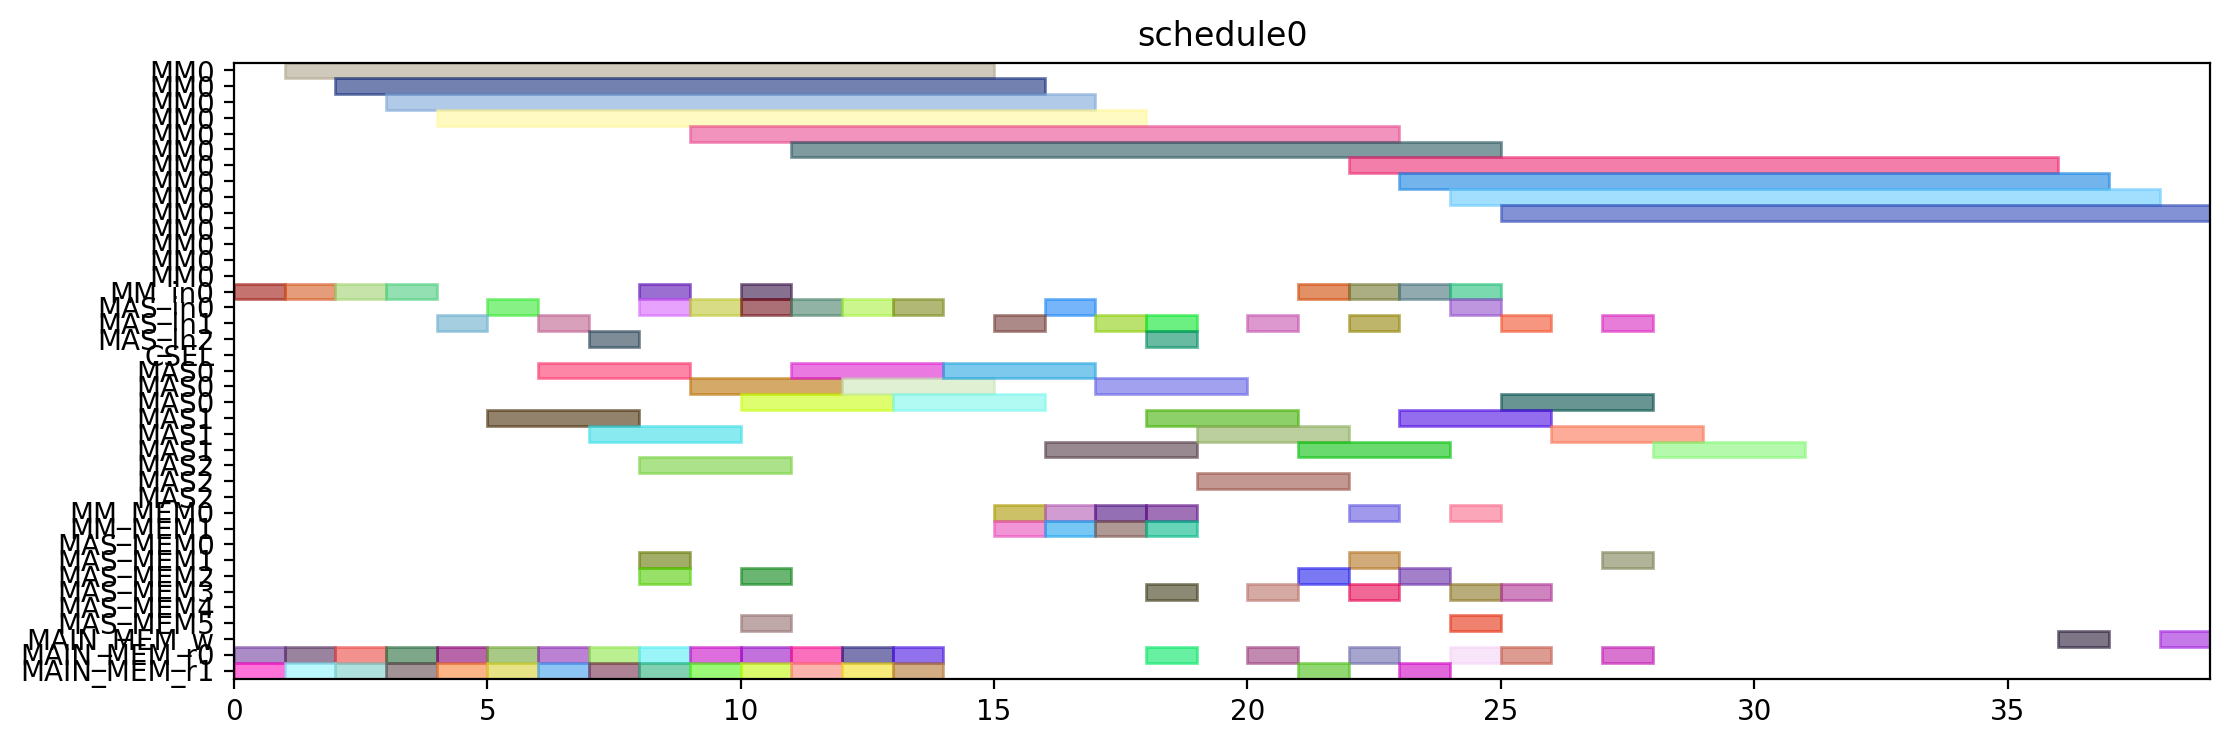

The Python source for this figure:
from pyschedule import Scenario, solvers, plotters, alt


def solve():
	horizon = 120
	S = Scenario("schedule0", horizon=horizon)

	# resource
	MM = S.Resources('MM', num=1, size=14)
	MM_in = S.Resources('MM_in', num=1)
	MAS_in = S.Resources('MAS_in', num=3)
	CSEL = S.Resource('CSEL')
	MAS = S.Resources('MAS', num=3, size=3, periods=range(1, horizon))
	MM_MEM = S.Resources('MM_MEM', num=2)
	MAS_MEM = S.Resources('MAS_MEM', num=6)
	MAIN_MEM_w = S.Resource('MAIN_MEM_w', size=1)
	MAIN_MEM_r = S.Resources('MAIN_MEM_r', num=2)

	# result of previous scheduling

	# new tasks
	t0_t0 = S.Task('t0_t0', length=14, delay_cost=1)
	t0_t0 += alt(MM)
	t0_t0_in = S.Task('t0_t0_in', length=1, delay_cost=1)
	t0_t0_in += alt(MM_in)
	S += t0_t0_in*MM_in[0]<=t0_t0*MM[0]
	t0_t0_mem0 = S.Task('t0_t0_mem0', length=1, delay_cost=1)
	t0_t0_mem0 += MAIN_MEM_r[0]
	S += t0_t0_mem0 <= t0_t0

	t0_t0_mem1 = S.Task('t0_t0_mem1', length=1, delay_cost=1)
	t0_t0_mem1 += MAIN_MEM_r[1]
	S += t0_t0_mem1 <= t0_t0

	t0_t1 = S.Task('t0_t1', length=14, delay_cost=1)
	t0_t1 += alt(MM)
	t0_t1_in = S.Task('t0_t1_in', length=1, delay_cost=1)
	t0_t1_in += alt(MM_in)
	S += t0_t1_in*MM_in[0]<=t0_t1*MM[0]
	t0_t1_mem0 = S.Task('t0_t1_mem0', length=1, delay_cost=1)
	t0_t1_mem0 += MAIN_MEM_r[0]
	S += t0_t1_mem0 <= t0_t1

	t0_t1_mem1 = S.Task('t0_t1_mem1', length=1, delay_cost=1)
	t0_t1_mem1 += MAIN_MEM_r[1]
	S += t0_t1_mem1 <= t0_t1

	t0_t2 = S.Task('t0_t2', length=3, delay_cost=1)
	t0_t2 += alt(MAS)
	t0_t2_in = S.Task('t0_t2_in', length=1, delay_cost=1)
	t0_t2_in += alt(MAS_in)
	S += t0_t2_in*MAS_in[0]<=t0_t2*MAS[0]

	S += t0_t2_in*MAS_in[1]<=t0_t2*MAS[1]

	S += t0_t2_in*MAS_in[2]<=t0_t2*MAS[2]

	t0_t2_mem0 = S.Task('t0_t2_mem0', length=1, delay_cost=1)
	t0_t2_mem0 += MAIN_MEM_r[0]
	S += t0_t2_mem0 <= t0_t2

	t0_t2_mem1 = S.Task('t0_t2_mem1', length=1, delay_cost=1)
	t0_t2_mem1 += MAIN_MEM_r[1]
	S += t0_t2_mem1 <= t0_t2

	t0_t3 = S.Task('t0_t3', length=3, delay_cost=1)
	t0_t3 += alt(MAS)
	t0_t3_in = S.Task('t0_t3_in', length=1, delay_cost=1)
	t0_t3_in += alt(MAS_in)
	S += t0_t3_in*MAS_in[0]<=t0_t3*MAS[0]

	S += t0_t3_in*MAS_in[1]<=t0_t3*MAS[1]

	S += t0_t3_in*MAS_in[2]<=t0_t3*MAS[2]

	t0_t3_mem0 = S.Task('t0_t3_mem0', length=1, delay_cost=1)
	t0_t3_mem0 += MAIN_MEM_r[0]
	S += t0_t3_mem0 <= t0_t3

	t0_t3_mem1 = S.Task('t0_t3_mem1', length=1, delay_cost=1)
	t0_t3_mem1 += MAIN_MEM_r[1]
	S += t0_t3_mem1 <= t0_t3

	t2_t0 = S.Task('t2_t0', length=14, delay_cost=1)
	t2_t0 += alt(MM)
	t2_t0_in = S.Task('t2_t0_in', length=1, delay_cost=1)
	t2_t0_in += alt(MM_in)
	S += t2_t0_in*MM_in[0]<=t2_t0*MM[0]
	t2_t0_mem0 = S.Task('t2_t0_mem0', length=1, delay_cost=1)
	t2_t0_mem0 += MAIN_MEM_r[0]
	S += t2_t0_mem0 <= t2_t0

	t2_t0_mem1 = S.Task('t2_t0_mem1', length=1, delay_cost=1)
	t2_t0_mem1 += MAIN_MEM_r[1]
	S += t2_t0_mem1 <= t2_t0

	t2_t1 = S.Task('t2_t1', length=14, delay_cost=1)
	t2_t1 += alt(MM)
	t2_t1_in = S.Task('t2_t1_in', length=1, delay_cost=1)
	t2_t1_in += alt(MM_in)
	S += t2_t1_in*MM_in[0]<=t2_t1*MM[0]
	t2_t1_mem0 = S.Task('t2_t1_mem0', length=1, delay_cost=1)
	t2_t1_mem0 += MAIN_MEM_r[0]
	S += t2_t1_mem0 <= t2_t1

	t2_t1_mem1 = S.Task('t2_t1_mem1', length=1, delay_cost=1)
	t2_t1_mem1 += MAIN_MEM_r[1]
	S += t2_t1_mem1 <= t2_t1

	t2_t2 = S.Task('t2_t2', length=3, delay_cost=1)
	t2_t2 += alt(MAS)
	t2_t2_in = S.Task('t2_t2_in', length=1, delay_cost=1)
	t2_t2_in += alt(MAS_in)
	S += t2_t2_in*MAS_in[0]<=t2_t2*MAS[0]

	S += t2_t2_in*MAS_in[1]<=t2_t2*MAS[1]

	S += t2_t2_in*MAS_in[2]<=t2_t2*MAS[2]

	t2_t2_mem0 = S.Task('t2_t2_mem0', length=1, delay_cost=1)
	t2_t2_mem0 += MAIN_MEM_r[0]
	S += t2_t2_mem0 <= t2_t2

	t2_t2_mem1 = S.Task('t2_t2_mem1', length=1, delay_cost=1)
	t2_t2_mem1 += MAIN_MEM_r[1]
	S += t2_t2_mem1 <= t2_t2

	t2_t3 = S.Task('t2_t3', length=3, delay_cost=1)
	t2_t3 += alt(MAS)
	t2_t3_in = S.Task('t2_t3_in', length=1, delay_cost=1)
	t2_t3_in += alt(MAS_in)
	S += t2_t3_in*MAS_in[0]<=t2_t3*MAS[0]

	S += t2_t3_in*MAS_in[1]<=t2_t3*MAS[1]

	S += t2_t3_in*MAS_in[2]<=t2_t3*MAS[2]

	t2_t3_mem0 = S.Task('t2_t3_mem0', length=1, delay_cost=1)
	t2_t3_mem0 += MAIN_MEM_r[0]
	S += t2_t3_mem0 <= t2_t3

	t2_t3_mem1 = S.Task('t2_t3_mem1', length=1, delay_cost=1)
	t2_t3_mem1 += MAIN_MEM_r[1]
	S += t2_t3_mem1 <= t2_t3

	t7_t2 = S.Task('t7_t2', length=3, delay_cost=1)
	t7_t2 += alt(MAS)
	t7_t2_in = S.Task('t7_t2_in', length=1, delay_cost=1)
	t7_t2_in += alt(MAS_in)
	S += t7_t2_in*MAS_in[0]<=t7_t2*MAS[0]

	S += t7_t2_in*MAS_in[1]<=t7_t2*MAS[1]

	S += t7_t2_in*MAS_in[2]<=t7_t2*MAS[2]

	t7_t2_mem0 = S.Task('t7_t2_mem0', length=1, delay_cost=1)
	t7_t2_mem0 += MAIN_MEM_r[0]
	S += t7_t2_mem0 <= t7_t2

	t7_t2_mem1 = S.Task('t7_t2_mem1', length=1, delay_cost=1)
	t7_t2_mem1 += MAIN_MEM_r[1]
	S += t7_t2_mem1 <= t7_t2

	t9_t2 = S.Task('t9_t2', length=3, delay_cost=1)
	t9_t2 += alt(MAS)
	t9_t2_in = S.Task('t9_t2_in', length=1, delay_cost=1)
	t9_t2_in += alt(MAS_in)
	S += t9_t2_in*MAS_in[0]<=t9_t2*MAS[0]

	S += t9_t2_in*MAS_in[1]<=t9_t2*MAS[1]

	S += t9_t2_in*MAS_in[2]<=t9_t2*MAS[2]

	t9_t2_mem0 = S.Task('t9_t2_mem0', length=1, delay_cost=1)
	t9_t2_mem0 += MAIN_MEM_r[0]
	S += t9_t2_mem0 <= t9_t2

	t9_t2_mem1 = S.Task('t9_t2_mem1', length=1, delay_cost=1)
	t9_t2_mem1 += MAIN_MEM_r[1]
	S += t9_t2_mem1 <= t9_t2

	t14_t2 = S.Task('t14_t2', length=3, delay_cost=1)
	t14_t2 += alt(MAS)
	t14_t2_in = S.Task('t14_t2_in', length=1, delay_cost=1)
	t14_t2_in += alt(MAS_in)
	S += t14_t2_in*MAS_in[0]<=t14_t2*MAS[0]

	S += t14_t2_in*MAS_in[1]<=t14_t2*MAS[1]

	S += t14_t2_in*MAS_in[2]<=t14_t2*MAS[2]

	t14_t2_mem0 = S.Task('t14_t2_mem0', length=1, delay_cost=1)
	t14_t2_mem0 += MAIN_MEM_r[0]
	S += t14_t2_mem0 <= t14_t2

	t14_t2_mem1 = S.Task('t14_t2_mem1', length=1, delay_cost=1)
	t14_t2_mem1 += MAIN_MEM_r[1]
	S += t14_t2_mem1 <= t14_t2

	new_TZ_t2 = S.Task('new_TZ_t2', length=3, delay_cost=1)
	new_TZ_t2 += alt(MAS)
	new_TZ_t2_in = S.Task('new_TZ_t2_in', length=1, delay_cost=1)
	new_TZ_t2_in += alt(MAS_in)
	S += new_TZ_t2_in*MAS_in[0]<=new_TZ_t2*MAS[0]

	S += new_TZ_t2_in*MAS_in[1]<=new_TZ_t2*MAS[1]

	S += new_TZ_t2_in*MAS_in[2]<=new_TZ_t2*MAS[2]

	new_TZ_t2_mem0 = S.Task('new_TZ_t2_mem0', length=1, delay_cost=1)
	new_TZ_t2_mem0 += MAIN_MEM_r[0]
	S += new_TZ_t2_mem0 <= new_TZ_t2

	new_TZ_t2_mem1 = S.Task('new_TZ_t2_mem1', length=1, delay_cost=1)
	new_TZ_t2_mem1 += MAIN_MEM_r[1]
	S += new_TZ_t2_mem1 <= new_TZ_t2

	t16_t2 = S.Task('t16_t2', length=3, delay_cost=1)
	t16_t2 += alt(MAS)
	t16_t2_in = S.Task('t16_t2_in', length=1, delay_cost=1)
	t16_t2_in += alt(MAS_in)
	S += t16_t2_in*MAS_in[0]<=t16_t2*MAS[0]

	S += t16_t2_in*MAS_in[1]<=t16_t2*MAS[1]

	S += t16_t2_in*MAS_in[2]<=t16_t2*MAS[2]

	t16_t2_mem0 = S.Task('t16_t2_mem0', length=1, delay_cost=1)
	t16_t2_mem0 += MAIN_MEM_r[0]
	S += t16_t2_mem0 <= t16_t2

	t16_t2_mem1 = S.Task('t16_t2_mem1', length=1, delay_cost=1)
	t16_t2_mem1 += MAIN_MEM_r[1]
	S += t16_t2_mem1 <= t16_t2

	t17_t2 = S.Task('t17_t2', length=3, delay_cost=1)
	t17_t2 += alt(MAS)
	t17_t2_in = S.Task('t17_t2_in', length=1, delay_cost=1)
	t17_t2_in += alt(MAS_in)
	S += t17_t2_in*MAS_in[0]<=t17_t2*MAS[0]

	S += t17_t2_in*MAS_in[1]<=t17_t2*MAS[1]

	S += t17_t2_in*MAS_in[2]<=t17_t2*MAS[2]

	t17_t2_mem0 = S.Task('t17_t2_mem0', length=1, delay_cost=1)
	t17_t2_mem0 += MAIN_MEM_r[0]
	S += t17_t2_mem0 <= t17_t2

	t17_t2_mem1 = S.Task('t17_t2_mem1', length=1, delay_cost=1)
	t17_t2_mem1 += MAIN_MEM_r[1]
	S += t17_t2_mem1 <= t17_t2

	t0_t4 = S.Task('t0_t4', length=14, delay_cost=1)
	t0_t4 += alt(MM)
	t0_t4_in = S.Task('t0_t4_in', length=1, delay_cost=1)
	t0_t4_in += alt(MM_in)
	S += t0_t4_in*MM_in[0]<=t0_t4*MM[0]
	t0_t4_mem0 = S.Task('t0_t4_mem0', length=1, delay_cost=1)
	t0_t4_mem0 += alt(MAS_MEM)
	S += (t0_t2*MAS[0])-1 < t0_t4_mem0*MAS_MEM[0]
	S += (t0_t2*MAS[1])-1 < t0_t4_mem0*MAS_MEM[2]
	S += (t0_t2*MAS[2])-1 < t0_t4_mem0*MAS_MEM[4]
	S += t0_t4_mem0 <= t0_t4

	t0_t4_mem1 = S.Task('t0_t4_mem1', length=1, delay_cost=1)
	t0_t4_mem1 += alt(MAS_MEM)
	S += (t0_t3*MAS[0])-1 < t0_t4_mem1*MAS_MEM[1]
	S += (t0_t3*MAS[1])-1 < t0_t4_mem1*MAS_MEM[3]
	S += (t0_t3*MAS[2])-1 < t0_t4_mem1*MAS_MEM[5]
	S += t0_t4_mem1 <= t0_t4

	t00 = S.Task('t00', length=3, delay_cost=1)
	t00 += alt(MAS)
	t00_in = S.Task('t00_in', length=1, delay_cost=1)
	t00_in += alt(MAS_in)
	S += t00_in*MAS_in[0]<=t00*MAS[0]

	S += t00_in*MAS_in[1]<=t00*MAS[1]

	S += t00_in*MAS_in[2]<=t00*MAS[2]

	t00_mem0 = S.Task('t00_mem0', length=1, delay_cost=1)
	t00_mem0 += alt(MM_MEM)
	S += (t0_t0*MM[0])-1 < t00_mem0*MM_MEM[0]
	S += t00_mem0 <= t00

	t00_mem1 = S.Task('t00_mem1', length=1, delay_cost=1)
	t00_mem1 += alt(MM_MEM)
	S += (t0_t1*MM[0])-1 < t00_mem1*MM_MEM[1]
	S += t00_mem1 <= t00

	t0_t5 = S.Task('t0_t5', length=3, delay_cost=1)
	t0_t5 += alt(MAS)
	t0_t5_in = S.Task('t0_t5_in', length=1, delay_cost=1)
	t0_t5_in += alt(MAS_in)
	S += t0_t5_in*MAS_in[0]<=t0_t5*MAS[0]

	S += t0_t5_in*MAS_in[1]<=t0_t5*MAS[1]

	S += t0_t5_in*MAS_in[2]<=t0_t5*MAS[2]

	t0_t5_mem0 = S.Task('t0_t5_mem0', length=1, delay_cost=1)
	t0_t5_mem0 += alt(MM_MEM)
	S += (t0_t0*MM[0])-1 < t0_t5_mem0*MM_MEM[0]
	S += t0_t5_mem0 <= t0_t5

	t0_t5_mem1 = S.Task('t0_t5_mem1', length=1, delay_cost=1)
	t0_t5_mem1 += alt(MM_MEM)
	S += (t0_t1*MM[0])-1 < t0_t5_mem1*MM_MEM[1]
	S += t0_t5_mem1 <= t0_t5

	t2_t4 = S.Task('t2_t4', length=14, delay_cost=1)
	t2_t4 += alt(MM)
	t2_t4_in = S.Task('t2_t4_in', length=1, delay_cost=1)
	t2_t4_in += alt(MM_in)
	S += t2_t4_in*MM_in[0]<=t2_t4*MM[0]
	t2_t4_mem0 = S.Task('t2_t4_mem0', length=1, delay_cost=1)
	t2_t4_mem0 += alt(MAS_MEM)
	S += (t2_t2*MAS[0])-1 < t2_t4_mem0*MAS_MEM[0]
	S += (t2_t2*MAS[1])-1 < t2_t4_mem0*MAS_MEM[2]
	S += (t2_t2*MAS[2])-1 < t2_t4_mem0*MAS_MEM[4]
	S += t2_t4_mem0 <= t2_t4

	t2_t4_mem1 = S.Task('t2_t4_mem1', length=1, delay_cost=1)
	t2_t4_mem1 += alt(MAS_MEM)
	S += (t2_t3*MAS[0])-1 < t2_t4_mem1*MAS_MEM[1]
	S += (t2_t3*MAS[1])-1 < t2_t4_mem1*MAS_MEM[3]
	S += (t2_t3*MAS[2])-1 < t2_t4_mem1*MAS_MEM[5]
	S += t2_t4_mem1 <= t2_t4

	t20 = S.Task('t20', length=3, delay_cost=1)
	t20 += alt(MAS)
	t20_in = S.Task('t20_in', length=1, delay_cost=1)
	t20_in += alt(MAS_in)
	S += t20_in*MAS_in[0]<=t20*MAS[0]

	S += t20_in*MAS_in[1]<=t20*MAS[1]

	S += t20_in*MAS_in[2]<=t20*MAS[2]

	t20_mem0 = S.Task('t20_mem0', length=1, delay_cost=1)
	t20_mem0 += alt(MM_MEM)
	S += (t2_t0*MM[0])-1 < t20_mem0*MM_MEM[0]
	S += t20_mem0 <= t20

	t20_mem1 = S.Task('t20_mem1', length=1, delay_cost=1)
	t20_mem1 += alt(MM_MEM)
	S += (t2_t1*MM[0])-1 < t20_mem1*MM_MEM[1]
	S += t20_mem1 <= t20

	t2_t5 = S.Task('t2_t5', length=3, delay_cost=1)
	t2_t5 += alt(MAS)
	t2_t5_in = S.Task('t2_t5_in', length=1, delay_cost=1)
	t2_t5_in += alt(MAS_in)
	S += t2_t5_in*MAS_in[0]<=t2_t5*MAS[0]

	S += t2_t5_in*MAS_in[1]<=t2_t5*MAS[1]

	S += t2_t5_in*MAS_in[2]<=t2_t5*MAS[2]

	t2_t5_mem0 = S.Task('t2_t5_mem0', length=1, delay_cost=1)
	t2_t5_mem0 += alt(MM_MEM)
	S += (t2_t0*MM[0])-1 < t2_t5_mem0*MM_MEM[0]
	S += t2_t5_mem0 <= t2_t5

	t2_t5_mem1 = S.Task('t2_t5_mem1', length=1, delay_cost=1)
	t2_t5_mem1 += alt(MM_MEM)
	S += (t2_t1*MM[0])-1 < t2_t5_mem1*MM_MEM[1]
	S += t2_t5_mem1 <= t2_t5

	t01 = S.Task('t01', length=3, delay_cost=1)
	t01 += alt(MAS)
	t01_in = S.Task('t01_in', length=1, delay_cost=1)
	t01_in += alt(MAS_in)
	S += t01_in*MAS_in[0]<=t01*MAS[0]

	S += t01_in*MAS_in[1]<=t01*MAS[1]

	S += t01_in*MAS_in[2]<=t01*MAS[2]

	t01_mem0 = S.Task('t01_mem0', length=1, delay_cost=1)
	t01_mem0 += alt(MM_MEM)
	S += (t0_t4*MM[0])-1 < t01_mem0*MM_MEM[0]
	S += t01_mem0 <= t01

	t01_mem1 = S.Task('t01_mem1', length=1, delay_cost=1)
	t01_mem1 += alt(MAS_MEM)
	S += (t0_t5*MAS[0])-1 < t01_mem1*MAS_MEM[1]
	S += (t0_t5*MAS[1])-1 < t01_mem1*MAS_MEM[3]
	S += (t0_t5*MAS[2])-1 < t01_mem1*MAS_MEM[5]
	S += t01_mem1 <= t01

	t10 = S.Task('t10', length=3, delay_cost=1)
	t10 += alt(MAS)
	t10_in = S.Task('t10_in', length=1, delay_cost=1)
	t10_in += alt(MAS_in)
	S += t10_in*MAS_in[0]<=t10*MAS[0]

	S += t10_in*MAS_in[1]<=t10*MAS[1]

	S += t10_in*MAS_in[2]<=t10*MAS[2]

	t10_mem0 = S.Task('t10_mem0', length=1, delay_cost=1)
	t10_mem0 += MAIN_MEM_r[0]
	S += t10_mem0 <= t10

	t10_mem1 = S.Task('t10_mem1', length=1, delay_cost=1)
	t10_mem1 += alt(MAS_MEM)
	S += (t00*MAS[0])-1 < t10_mem1*MAS_MEM[1]
	S += (t00*MAS[1])-1 < t10_mem1*MAS_MEM[3]
	S += (t00*MAS[2])-1 < t10_mem1*MAS_MEM[5]
	S += t10_mem1 <= t10

	t21 = S.Task('t21', length=3, delay_cost=1)
	t21 += alt(MAS)
	t21_in = S.Task('t21_in', length=1, delay_cost=1)
	t21_in += alt(MAS_in)
	S += t21_in*MAS_in[0]<=t21*MAS[0]

	S += t21_in*MAS_in[1]<=t21*MAS[1]

	S += t21_in*MAS_in[2]<=t21*MAS[2]

	t21_mem0 = S.Task('t21_mem0', length=1, delay_cost=1)
	t21_mem0 += alt(MM_MEM)
	S += (t2_t4*MM[0])-1 < t21_mem0*MM_MEM[0]
	S += t21_mem0 <= t21

	t21_mem1 = S.Task('t21_mem1', length=1, delay_cost=1)
	t21_mem1 += alt(MAS_MEM)
	S += (t2_t5*MAS[0])-1 < t21_mem1*MAS_MEM[1]
	S += (t2_t5*MAS[1])-1 < t21_mem1*MAS_MEM[3]
	S += (t2_t5*MAS[2])-1 < t21_mem1*MAS_MEM[5]
	S += t21_mem1 <= t21

	t30 = S.Task('t30', length=3, delay_cost=1)
	t30 += alt(MAS)
	t30_in = S.Task('t30_in', length=1, delay_cost=1)
	t30_in += alt(MAS_in)
	S += t30_in*MAS_in[0]<=t30*MAS[0]

	S += t30_in*MAS_in[1]<=t30*MAS[1]

	S += t30_in*MAS_in[2]<=t30*MAS[2]

	t30_mem0 = S.Task('t30_mem0', length=1, delay_cost=1)
	t30_mem0 += MAIN_MEM_r[0]
	S += t30_mem0 <= t30

	t30_mem1 = S.Task('t30_mem1', length=1, delay_cost=1)
	t30_mem1 += alt(MAS_MEM)
	S += (t20*MAS[0])-1 < t30_mem1*MAS_MEM[1]
	S += (t20*MAS[1])-1 < t30_mem1*MAS_MEM[3]
	S += (t20*MAS[2])-1 < t30_mem1*MAS_MEM[5]
	S += t30_mem1 <= t30

	t11 = S.Task('t11', length=3, delay_cost=1)
	t11 += alt(MAS)
	t11_in = S.Task('t11_in', length=1, delay_cost=1)
	t11_in += alt(MAS_in)
	S += t11_in*MAS_in[0]<=t11*MAS[0]

	S += t11_in*MAS_in[1]<=t11*MAS[1]

	S += t11_in*MAS_in[2]<=t11*MAS[2]

	t11_mem0 = S.Task('t11_mem0', length=1, delay_cost=1)
	t11_mem0 += MAIN_MEM_r[0]
	S += t11_mem0 <= t11

	t11_mem1 = S.Task('t11_mem1', length=1, delay_cost=1)
	t11_mem1 += alt(MAS_MEM)
	S += (t01*MAS[0])-1 < t11_mem1*MAS_MEM[1]
	S += (t01*MAS[1])-1 < t11_mem1*MAS_MEM[3]
	S += (t01*MAS[2])-1 < t11_mem1*MAS_MEM[5]
	S += t11_mem1 <= t11

	t31 = S.Task('t31', length=3, delay_cost=1)
	t31 += alt(MAS)
	t31_in = S.Task('t31_in', length=1, delay_cost=1)
	t31_in += alt(MAS_in)
	S += t31_in*MAS_in[0]<=t31*MAS[0]

	S += t31_in*MAS_in[1]<=t31*MAS[1]

	S += t31_in*MAS_in[2]<=t31*MAS[2]

	t31_mem0 = S.Task('t31_mem0', length=1, delay_cost=1)
	t31_mem0 += MAIN_MEM_r[0]
	S += t31_mem0 <= t31

	t31_mem1 = S.Task('t31_mem1', length=1, delay_cost=1)
	t31_mem1 += alt(MAS_MEM)
	S += (t21*MAS[0])-1 < t31_mem1*MAS_MEM[1]
	S += (t21*MAS[1])-1 < t31_mem1*MAS_MEM[3]
	S += (t21*MAS[2])-1 < t31_mem1*MAS_MEM[5]
	S += t31_mem1 <= t31

	c010 = S.Task('c010', length=14, delay_cost=1)
	c010 += alt(MM)
	c010_in = S.Task('c010_in', length=1, delay_cost=1)
	c010_in += alt(MM_in)
	S += c010_in*MM_in[0]<=c010*MM[0]
	S += 0<c010

	c010_w = S.Task('c010_w', length=1, delay_cost=1)
	c010_w += alt(MAIN_MEM_w)
	S += c010 <= c010_w

	c010_mem0 = S.Task('c010_mem0', length=1, delay_cost=1)
	c010_mem0 += alt(MAS_MEM)
	S += (t30*MAS[0])-1 < c010_mem0*MAS_MEM[0]
	S += (t30*MAS[1])-1 < c010_mem0*MAS_MEM[2]
	S += (t30*MAS[2])-1 < c010_mem0*MAS_MEM[4]
	S += c010_mem0 <= c010

	c010_mem1 = S.Task('c010_mem1', length=1, delay_cost=1)
	c010_mem1 += MAIN_MEM_r[1]
	S += c010_mem1 <= c010

	c200 = S.Task('c200', length=14, delay_cost=1)
	c200 += alt(MM)
	c200_in = S.Task('c200_in', length=1, delay_cost=1)
	c200_in += alt(MM_in)
	S += c200_in*MM_in[0]<=c200*MM[0]
	S += 0<c200

	c200_w = S.Task('c200_w', length=1, delay_cost=1)
	c200_w += alt(MAIN_MEM_w)
	S += c200 <= c200_w

	c200_mem0 = S.Task('c200_mem0', length=1, delay_cost=1)
	c200_mem0 += alt(MAS_MEM)
	S += (t10*MAS[0])-1 < c200_mem0*MAS_MEM[0]
	S += (t10*MAS[1])-1 < c200_mem0*MAS_MEM[2]
	S += (t10*MAS[2])-1 < c200_mem0*MAS_MEM[4]
	S += c200_mem0 <= c200

	c200_mem1 = S.Task('c200_mem1', length=1, delay_cost=1)
	c200_mem1 += MAIN_MEM_r[1]
	S += c200_mem1 <= c200

	t16_t0 = S.Task('t16_t0', length=14, delay_cost=1)
	t16_t0 += alt(MM)
	t16_t0_in = S.Task('t16_t0_in', length=1, delay_cost=1)
	t16_t0_in += alt(MM_in)
	S += t16_t0_in*MM_in[0]<=t16_t0*MM[0]
	t16_t0_mem0 = S.Task('t16_t0_mem0', length=1, delay_cost=1)
	t16_t0_mem0 += MAIN_MEM_r[0]
	S += t16_t0_mem0 <= t16_t0

	t16_t0_mem1 = S.Task('t16_t0_mem1', length=1, delay_cost=1)
	t16_t0_mem1 += alt(MAS_MEM)
	S += (t30*MAS[0])-1 < t16_t0_mem1*MAS_MEM[1]
	S += (t30*MAS[1])-1 < t16_t0_mem1*MAS_MEM[3]
	S += (t30*MAS[2])-1 < t16_t0_mem1*MAS_MEM[5]
	S += t16_t0_mem1 <= t16_t0

	t17_t0 = S.Task('t17_t0', length=14, delay_cost=1)
	t17_t0 += alt(MM)
	t17_t0_in = S.Task('t17_t0_in', length=1, delay_cost=1)
	t17_t0_in += alt(MM_in)
	S += t17_t0_in*MM_in[0]<=t17_t0*MM[0]
	t17_t0_mem0 = S.Task('t17_t0_mem0', length=1, delay_cost=1)
	t17_t0_mem0 += MAIN_MEM_r[0]
	S += t17_t0_mem0 <= t17_t0

	t17_t0_mem1 = S.Task('t17_t0_mem1', length=1, delay_cost=1)
	t17_t0_mem1 += alt(MAS_MEM)
	S += (t10*MAS[0])-1 < t17_t0_mem1*MAS_MEM[1]
	S += (t10*MAS[1])-1 < t17_t0_mem1*MAS_MEM[3]
	S += (t10*MAS[2])-1 < t17_t0_mem1*MAS_MEM[5]
	S += t17_t0_mem1 <= t17_t0

	solvers.mip.solve(S,msg=1,kind='CPLEX',ratio_gap=1.01)

	solution = [['hoge']*len(S.solution()[1]) for i in range(len(S.solution()))]
	for i in range(len(S.solution())):
		for j in range(len(S.solution()[i])):
			solution[i][j]=str(S.solution()[i][j])
	print(solution)

	cycles = int(solution[-1][3])

	pic_file_name = "/mnt/rose/usr1/fukuda/ABE/multiRAM_multiMAS_16mux/scheduling_result/stage14MM1_stage3MAS3/EP2_ADD_w_EVAL/schedule0.png"
	if(S.solution() != []):
		plotters.matplotlib.plot(S,img_filename=pic_file_name, show_task_labels=False, fig_size=(cycles*0.25+3, 4))

	return solution
